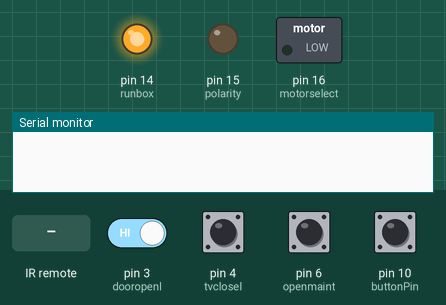
Simulated run of this sketch. Board: Arduino Uno, built with avr-gcc and run on an emulated ATmega328P. Shown: switched loads named in the sketch (green lamp = pin HIGH), output pins drawn as LEDs (lit = HIGH), the last lines printed to the serial monitor. The inputs (shaded band) are chosen by the test bench; at power-on: pin 3 (dooropenl), pin 4 (tvclosel), pin 6 (openmaint) HIGH, pin 10 (buttonPin) LOW.

Above: at 1.2 s.
1.3 s: infrared code 0xB847FF00 received
At 1.54 s:
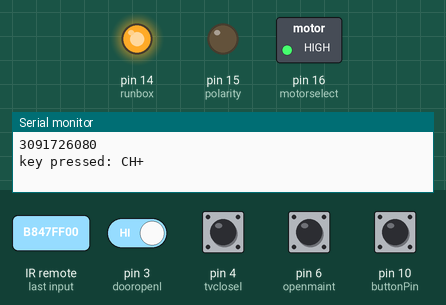
At 2.6 s:
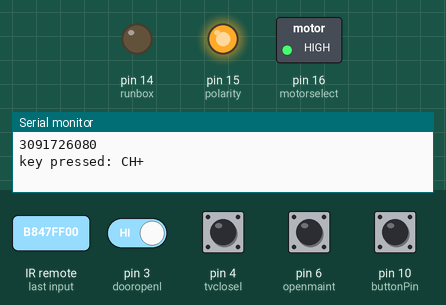
3.1 s: pin 3 (dooropenl) driven LOW
At 4.6 s:
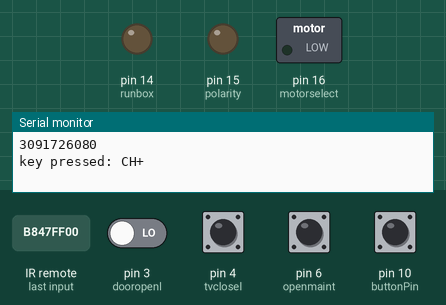
Timing chart, 0 to 6.1 s (numbered marks = the images above; inputs shaded):
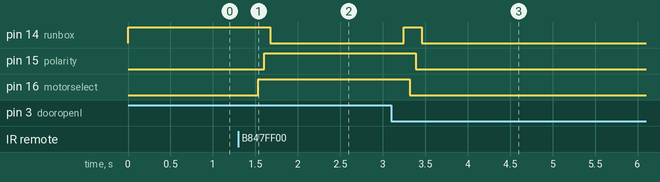

The sketch:

puertav5.ino
```cpp
#include <IRremote.h>


#define FLOTING 777
#define TVMOTOR LOW
#define DOORMOTOR HIGH
#define BOXON LOW
#define BOXOFF HIGH
#define OPEN HIGH
#define CLOSE LOW
#define LIMITPRESSEDSTATE LOW
#define DEBOUNCELIMIT 120

//limits pins
const int dooropenl = 3;
const int doorclosel = 2;
const int tvopenl = 5;
const int tvclosel = 4;
const int buttonPin = 10;  //LOW on, HIGH, off  // the number of the pushbutton pin
const int openmaint = 6;   //buton for maintenance c
const int powerforopenmaint = 7;
const int IR_PIN = 8;
//constants
// motor pins
const int runbox = 14;    //HIGH for starting default HIGH
const int polarity = 15;  //HIGH for open
const int motorselect = 16;
const int security = 70;  // time inbetween the digitalWrite()s for stability

//IR receiver
IRrecv irrecv(IR_PIN);


// Variables will change:
int lastButtonState = LOW;
int lastIrState = LOW;
int lastWifiState = LOW;
int readingWifi;
int readingIr;
int reading = LOW;  //the current reading for the input
int maint;    //the current reading for the maintenance button


void setup() {
  //limits
  pinMode(dooropenl, INPUT_PULLUP);
  pinMode(doorclosel, INPUT_PULLUP);
  pinMode(tvopenl, INPUT_PULLUP);
  pinMode(tvclosel, INPUT_PULLUP);


  //inputs
  pinMode(openmaint, INPUT_PULLUP);
  pinMode(buttonPin, INPUT);

  //outputs
  pinMode(runbox, OUTPUT);
  pinMode(polarity, OUTPUT);
  pinMode(motorselect, OUTPUT);
  pinMode(powerforopenmaint, OUTPUT);  //used as a sink for current for the button openmaint


  digitalWrite(powerforopenmaint, LOW);  //used as a sink for current for the button openmaint


  digitalWrite(runbox, BOXOFF);  //turn the box off at the start for safety


  //Serial for testing and troubleshouting
  //Serial.begin(115200);
  Serial.begin(115200);
  irrecv.enableIRIn();
}


void opendoor() {
  return action(DOORMOTOR, OPEN, dooropenl);
}

void closedoor() {
  return action(DOORMOTOR, CLOSE, doorclosel);
}

void opentv() {
  return action(TVMOTOR, OPEN, tvopenl);
}

void closetv() {
  return action(TVMOTOR, CLOSE, tvclosel);
}

void action(int motor, int openclose, int limit) {  //motor LOW tv HIGH door, limit to check
  int state = !LIMITPRESSEDSTATE;
  //int state = HIGH;
  digitalWrite(runbox, BOXOFF);
  delay(security);
  digitalWrite(motorselect, motor);
  delay(security);
  digitalWrite(polarity, openclose);
  delay(security);
  digitalWrite(runbox, BOXON);
  while (state != LIMITPRESSEDSTATE) {  // wait until the limit is pressed
    state = debounce(limit, DEBOUNCELIMIT);
    //Serial.println(state);
  }
  digitalWrite(runbox, BOXOFF);

  return;
}

void stopall() {
  Serial.println("stoped");
  Serial.println();
  for (;;) {}
}

int debounce(int pin, int debouncelim) {
  int detect = 0;
  //int state = 0;
  for (int i = 0; i < debouncelim; i++) {
    if (digitalRead(pin) == HIGH) {
      detect = detect + 1;
    } else {
      detect = detect - 1;
    }
    // Serial.print(pin);
    // Serial.print("detected = ");
    //Serial.println(detect);

    delay(1);
  }

  if (detect > debouncelim / 2) {
    return 1;
  } else if (-detect >= debouncelim / 2) {
    return 0;
  }
}


// the debounce time; increase if the output flickers
/*
void loop1(){
if (irrecv.decode()) {
    // Print the HEX value of the button press
    Serial.println(irrecv.decodedIRData.decodedRawData, DEC);
    switch(irrecv.decodedIRData.decodedRawData){
      case 3091726080:
      Serial.println("key pressed: CH+");
      break;
      case 3108437760:
      Serial.println("key pressed: CH");
      break;
      case 3125149440:
      Serial.println("key pressed: CH-");
      break;
      default:
      break;
    }
    // Reset the IR receiver for the next signal
    irrecv.resume();
  }

}
*/
void loop() {

  if (irrecv.decode()) {

    Serial.println(irrecv.decodedIRData.decodedRawData, DEC);
    switch (irrecv.decodedIRData.decodedRawData) {
      case 3091726080:
        Serial.println("key pressed: CH+");
        readingIr = !readingIr;

        break;
      /*
      case 3108437760:
      Serial.println("key pressed: CH");
      break;
      case 3125149440:
      Serial.println("key pressed: CH-");
      break;
      */
      default:
        break;
    }


    irrecv.resume();

  } else {

    maint = debounce(openmaint, DEBOUNCELIMIT);
    readingWifi = debounce(buttonPin, DEBOUNCELIMIT);
  }
  if (maint == LOW) {  //if in maintement mode
    opendoor();
    opentv();

    while (maint == LOW) {  // keep itself in mainteneance mode as long as the button is on
      maint = debounce(openmaint, DEBOUNCELIMIT);
      //Serial.print("maintenace = ");
      //Serial.println(maint);
    }
    lastWifiState = !readingWifi;
    lastIrState = !readingIr;  // so  the next if statement is true and the door returns to the state it was previously in.
  }


  if(readingWifi != lastWifiState || readingIr != lastIrState){
    reading = !reading;

  }
  // if the button state has changed:
  if (reading != lastButtonState) {


    // only toggle the LED if the new button state is HIGH
    if (reading == LOW) {
      opendoor();
      opentv();
      closedoor();
      Serial.println("open");

    } else {
      opendoor();
      closetv();
      closedoor();
      Serial.println("closed");
    }
  }


  // save the reading. Next time through the loop, it'll be the lastButtonState:
  lastButtonState = reading;
  lastWifiState = readingWifi;
  lastIrState = readingIr;

  delay(1);
}
```

Measured:
- after the input at 1.3 s, pin 14 (runbox): HIGH → LOW after 0.37 s; pin 15 (polarity): LOW → HIGH after 0.30 s; pin 16 (motorselect): LOW → HIGH after 0.23 s
- after the input at 3.1 s, pin 14 (runbox): LOW → HIGH after 0.15 s, → LOW 0.21 s later; pin 15 (polarity): HIGH → LOW after 0.29 s; pin 16 (motorselect): HIGH → LOW after 0.22 s
